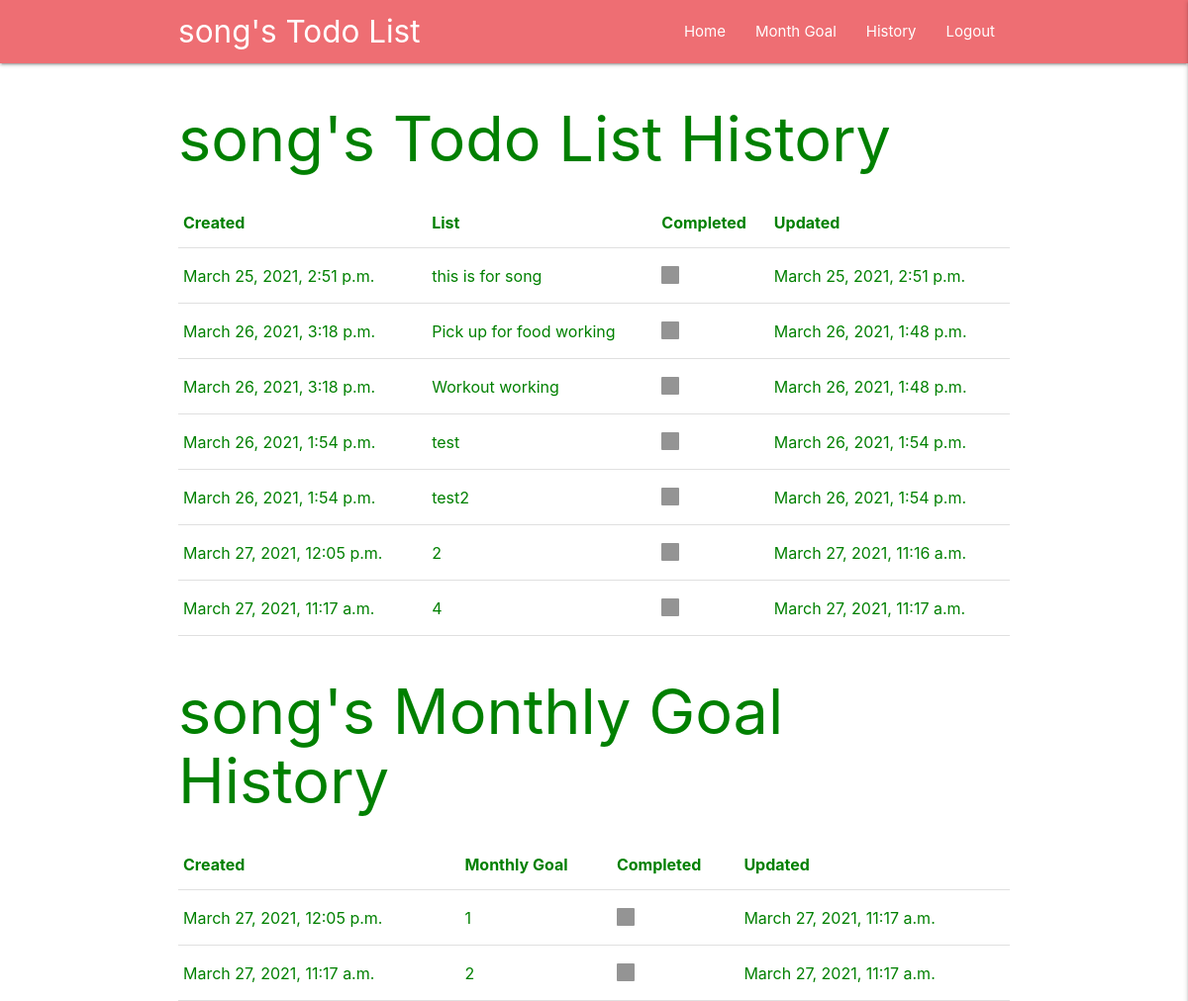
Screenshot of /history (signed in) with the database file from the repository.
### write_list/models.py (models this page shows, shortened)
class List(models.Model):
    user = models.ForeignKey(
        User, on_delete=models.CASCADE)
    cleared = models.BooleanField(default=False)
    todo_list = models.CharField(max_length=5000)
    created = models.DateTimeField(auto_now=True)
    updated_time = models.DateTimeField(auto_now_add=True, null=True)

class Monthly(models.Model):
    user = models.ForeignKey(
        User, on_delete=models.CASCADE
    )
    cleared = models.BooleanField(default=False)
    monthly_goal = models.CharField(max_length=5000)
    created = models.DateTimeField(auto_now=True)
    updated_time = models.DateTimeField(auto_now_add=True, null=True)

### write_list/views.py (the view)
# urls.py: path('history', views.history, name='history'),
@ login_required(login_url='/login')
def history(request):
    userid = request.user.id
    daily = getData(userid, True)
    month = get_monthly_data(userid, True)
    send_data = {
        'daily': daily,
        'month': month,
    }
    return render(request, 'write_list/history.html', send_data)

### write_list/views.py (called while the page is built)
def getData(userid, getAll):
    if getAll:
        user = models.List.objects.filter(user=userid)
    else:
        user = models.List.objects.filter(
            user=userid, created__year=today.year, created__month=today.month, created__day=today.day)
    list_array = []
    for listEle in user:
        if listEle.cleared:
            status = 'checked'
        else:
            status = 'unchecked'
        add_list = {
            'cleared': status,
            "li": listEle.todo_list,
            "created": listEle.created,
            "updated": listEle.updated_time,
            "id": listEle.id
        }
        list_array.append(add_list)
    send_data = {
        'add_list': list_array
    }
    return send_data

def get_monthly_data(userid, getAll):
    if getAll:
        user = models.Monthly.objects.filter(user=userid)
    else:
        user = models.Monthly.objects.filter(
            user=userid, created__year=today.year, created__month=today.month)
    list_array = []
    for listEle in user:
        if listEle.cleared:
            status = 'checked'
        else:
            status = 'unchecked'
        add_list = {
            'cleared': status,
            "li": listEle.monthly_goal,
            "created": listEle.created,
            "updated": listEle.updated_time,
            "id": listEle.id
        }
        list_array.append(add_list)
    send_data = {
        'add_list': list_array
    }
    return send_data

### templates/write_list/history.html (shortened to what this page needs)
{% load static %}
<html lang="en">
<head>
    <link rel="stylesheet" href="{% static 'css/style.css' %}">
        <link
      rel="stylesheet"
      href="https://cdnjs.cloudflare.com/ajax/libs/materialize/1.0.0/css/materialize.min.css"
    />
</head>
<body>
{% include 'navbar.html' %}
<div class="container">
    <h1>{{request.user}}'s Todo List History</h1>
    <table>
    <thead>
        <th>Created</th>
        <th>List</th>
        <th>Completed</th>
        <th>Updated</th>
    </thead>
    {% for list in daily.add_list %}
        <tr>
            <td>
                <p>{{list.created}}</p>
            </td>
            <td>
                <p>{{list.li}}</p>
            </td>
            <td>
                <label>
                    <span></span>
                </label>
            </td>
            <td>
                <p>{{list.updated}}</p>
            </td>
        </tr>
    {% endfor %}
    </table>
        <h1>{{request.user}}'s Monthly Goal History</h1>
    <table>
    <thead>
        <th>Created</th>
        <th>Monthly Goal</th>
        <th>Completed</th>
        <th>Updated</th>
    </thead>
    {% for list in month.add_list %}
        <tr>
            <td>
                <p>{{list.created}}</p>
            </td>
            <td>
                <p>{{list.li}}</p>
            </td>
            <td>
                <label>
                    <span></span>
                </label>
            </td>
            <td>
                <p>{{list.updated}}</p>
            </td>
        </tr>
    {% endfor %}
    </table>
</div>
</body>
</html>

### templates/navbar.html (shortened to what this page needs)
    <nav>
        <div class='container'>
            <div class="nav-wrapper">
            <a href="/" class="brand-logo">{{request.user}}'s Todo List</a>
            <ul class="right hide-on-med-and-down">
                <li><a href="/">Home</a></li>
                <li><a href="/month">Month Goal</a></li>
                <li><a href="/history">History</a></li>
                <li><a href="/logout">Logout</a></li>
            </ul>
            </div>
        </div>
    </nav>

### static/css/style.css (style rules this page uses)
body { color: green; }

### rows the page displays
List: created "March 25, 2021, 2:51 p.m.", li "this is for song", updated "March 25, 2021, 2:51 p.m."
List: created "March 26, 2021, 3:18 p.m.", li "Pick up for food working", updated "March 26, 2021, 1:48 p.m."
List: created "March 26, 2021, 3:18 p.m.", li "Workout working", updated "March 26, 2021, 1:48 p.m."
List: created "March 26, 2021, 1:54 p.m.", li "test", updated "March 26, 2021, 1:54 p.m."
List: created "March 26, 2021, 1:54 p.m.", li "test2", updated "March 26, 2021, 1:54 p.m."
List: created "March 27, 2021, 12:05 p.m.", updated "March 27, 2021, 11:16 a.m."
List: created "March 27, 2021, 11:17 a.m.", updated "March 27, 2021, 11:17 a.m."
Monthly: created "March 27, 2021, 12:05 p.m.", updated "March 27, 2021, 11:17 a.m."
Monthly: created "March 27, 2021, 11:17 a.m.", updated "March 27, 2021, 11:17 a.m."

### other values shown
{{ request.user }} "song"
{{ list.li }} "2" "4"
{{ list.li }} "1" "2"
